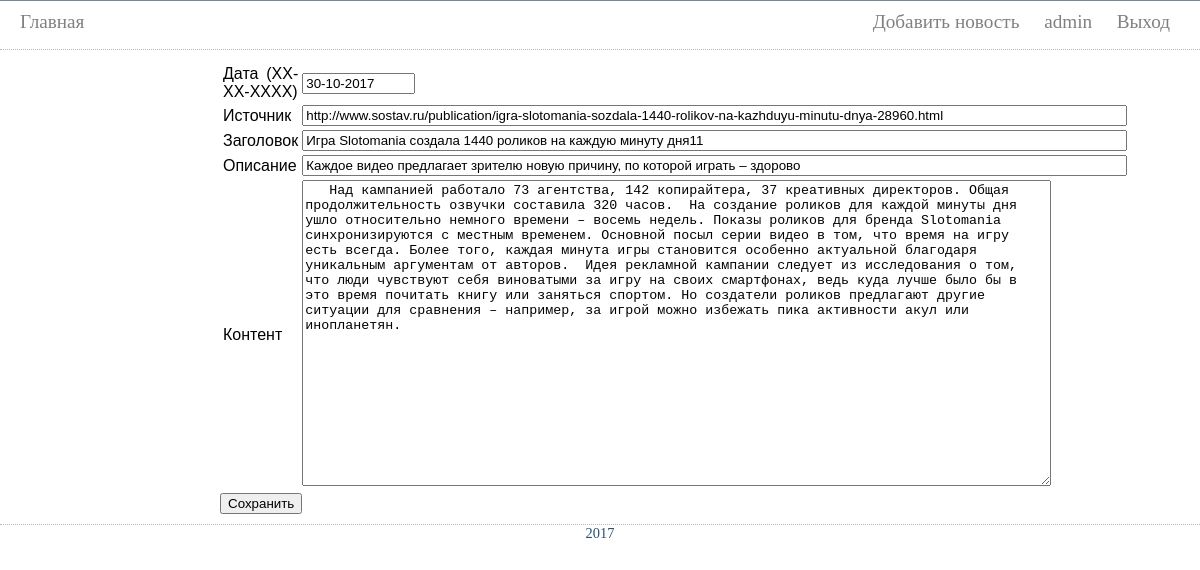
Page /index.php?id=addnews&id_news=40395 (signed in) on the committed database.
### tables this page shows
CREATE TABLE IF NOT EXISTS `news` (
  `id` int(9) unsigned NOT NULL AUTO_INCREMENT,
  `title` varchar(255) DEFAULT NULL,
  `content` text,
  `date` varchar(50) DEFAULT NULL,
  `source_url` varchar(255) DEFAULT NULL,
  `icon` varchar(255) DEFAULT NULL,
  `description` text,
  PRIMARY KEY (`id`)
);

### app/addnews.php (called while the page is built, shortened)
<?
	$news = array();
  if(!empty($_GET['id_news'])) $news['id'] = $_GET['id_news'];
  if(!empty($news['id'])) $data = getOneNews($news['id']);
  else $data = $news;
  include PATCH_APP.'formeditnews.php';

### index.php (called while the page is built, shortened)
<?
	require PATCH_APP."lib.php";
	include PATCH_APP.'template.php';

### app/lib.php (called while the page is built, shortened)
<?php
	function getOneNews($id){
		global $link;
		$sql = "SELECT *
						FROM news
            WHERE id = '$id'";
		if(!$result = mysqli_query($link, $sql))
			return false;
		$items = result2Array($result);
		return $items;
	}
	function result2Array($data){
		$arr = array();
		while($row = mysqli_fetch_assoc($data)){
			$arr[] = $row;
		}
		return $arr=$arr[0];
	}

### app/formeditnews.php (the view, shortened to what this page needs)
<form action='<?= $_SERVER['REQUEST_URI']?>' method='post'>
	<table>
		<tr>
			<td>	<label>Дата (XX-XX-XXXX) </label></td>
			<td>	<input name='date' type='text' pattern="[0-9]{2}\-[0-9]{2}\-[0-9]{4}" value="<?php echo $data['date']?>" size="11"/><br /></td>
		</tr>
		<tr>
			<td><label>Источник </label></td>
			<td><input name='source_url' type='text' value="<?php echo $data['source_url']?>" size="100"/><br /></td>
		</tr>
		<tr>
			<td><label>Заголовок </label></td>
			<td><input name='title' type='text' value="<?php echo $data['title']?>" size="100"/><br /></td>
		</tr>
		<tr>
			<td><label>Описание </label></td>
			<td><input name='description' type='text' value="<?php echo $data['description']?>" size="100"/><br /></td>
		</tr>
		<tr>
			<td><label>Контент </label></td>
			<td><textarea name='content' type='text' cols="91" rows="20"/><?php echo $data['content']?></textarea><br /></td>
		</tr>
	</table>
	<input type='submit' value='Сохранить' />
</form>

### app/style.css (style rules this page uses)
body { margin: 0; padding: 0; background-color: #FFFFFF; color: #000000; font-family: Arial, Helvetica, sans-serif; border-top: 2px solid #2A4F6F; }

### rows in the picture
news: date "30-10-2017", source_url "http://www.sostav.ru/publication/igra-slotomania-sozdala-1440-rolikov-na-kazhduyu-minutu-dnya-28960.html", title "Игра Slotomania создала 1440 роликов на каждую минуту дня11", description "Каждое видео предлагает зрителю новую причину, по которой играть – здорово", content "Над кампанией работало 73 агентства, 142 копирайтера, 37 креативных директоров. Общая продолжительность озвучки составила 320 часов. На создание роликов для каждой минуты дня ушло относительно немного времени – восемь недель. Показы роликов для бренда Slotomania синхронизируются с местным временем. Основной посыл серии видео в том, что время на игру есть всегда. Более того, каждая минута игры становится особенно актуальной благодаря уникальным аргументам от авторов. Идея рекламной кампании следует из исследования о том, что люди чувствуют себя виноватыми за игру на своих смартфонах, ведь куда лучше было бы в это время почитать книгу или заняться спортом. Но создатели роликов предлагают…"

### other values in the picture
$_SESSION['login'] "admin"
